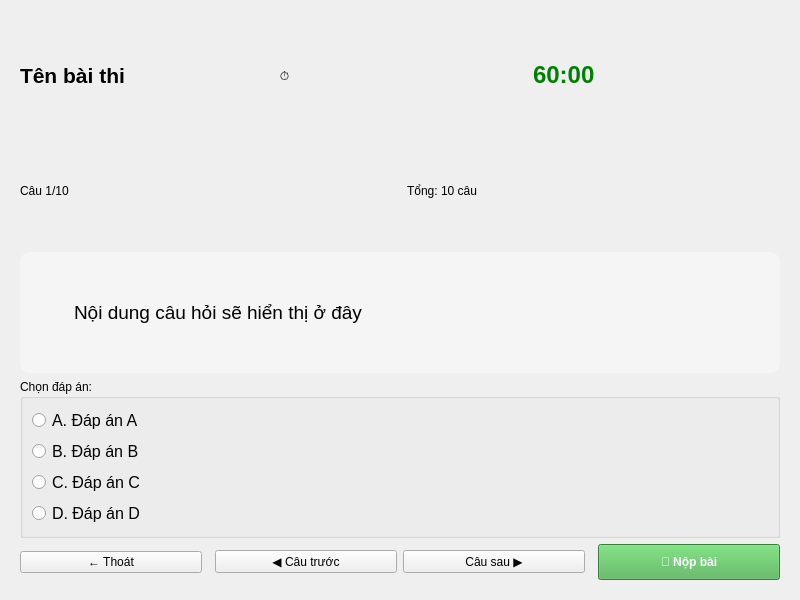
<?xml version="1.0" encoding="UTF-8"?>
<ui version="4.0">
 <class>ExamTaking</class>
 <widget class="QWidget" name="ExamTaking">
  <property name="geometry">
   <rect>
    <x>0</x>
    <y>0</y>
    <width>800</width>
    <height>600</height>
   </rect>
  </property>
  <property name="windowTitle">
   <string>Làm bài thi</string>
  </property>
  <layout class="QVBoxLayout" name="verticalLayout">
   <item>
    <widget class="QStackedWidget" name="stackedWidget">
     <property name="currentIndex">
      <number>0</number>
     </property>
     <!-- Exam Taking Widget -->
     <widget class="QWidget" name="examPage">
      <layout class="QVBoxLayout" name="examLayout">
       <!-- Header -->
       <item>
        <layout class="QHBoxLayout">
         <item>
          <widget class="QLabel" name="lblExamName">
           <property name="text">
            <string>Tên bài thi</string>
           </property>
           <property name="font">
            <font>
             <pointsize>16</pointsize>
             <bold>true</bold>
            </font>
           </property>
          </widget>
         </item>
         <item>
          <spacer>
           <property name="orientation">
            <enum>Qt::Horizontal</enum>
           </property>
          </spacer>
         </item>
         <item>
          <widget class="QLabel" name="lblTimerIcon">
           <property name="text">
            <string>⏱️</string>
           </property>
          </widget>
         </item>
         <item>
          <widget class="QLabel" name="lblTimer">
           <property name="text">
            <string>60:00</string>
           </property>
           <property name="font">
            <font>
             <pointsize>18</pointsize>
             <bold>true</bold>
            </font>
           </property>
           <property name="styleSheet">
            <string>color: green;</string>
           </property>
          </widget>
         </item>
        </layout>
       </item>
       <!-- Progress -->
       <item>
        <layout class="QHBoxLayout">
         <item>
          <widget class="QLabel" name="lblQuestionNumber">
           <property name="text">
            <string>Câu 1/10</string>
           </property>
          </widget>
         </item>
         <item>
          <spacer>
           <property name="orientation">
            <enum>Qt::Horizontal</enum>
           </property>
          </spacer>
         </item>
         <item>
          <widget class="QLabel" name="lblTotalQuestions">
           <property name="text">
            <string>Tổng: 10 câu</string>
           </property>
          </widget>
         </item>
        </layout>
       </item>
       <!-- Question Content -->
       <item>
        <widget class="QFrame" name="questionFrame">
         <property name="frameShape">
          <enum>QFrame::StyledPanel</enum>
         </property>
         <property name="styleSheet">
          <string>background-color: #f5f5f5; padding: 20px; border-radius: 10px;</string>
         </property>
         <layout class="QVBoxLayout">
          <item>
           <widget class="QLabel" name="lblQuestionContent">
            <property name="text">
             <string>Nội dung câu hỏi sẽ hiển thị ở đây</string>
            </property>
            <property name="wordWrap">
             <bool>true</bool>
            </property>
            <property name="font">
             <font>
              <pointsize>14</pointsize>
             </font>
            </property>
           </widget>
          </item>
         </layout>
        </widget>
       </item>
       <!-- Answer Options -->
       <item>
        <widget class="QGroupBox" name="answersGroup">
         <property name="title">
          <string>Chọn đáp án:</string>
         </property>
         <layout class="QVBoxLayout">
          <item>
           <widget class="QRadioButton" name="radioA">
            <property name="text">
             <string>A. Đáp án A</string>
            </property>
            <property name="font">
             <font>
              <pointsize>12</pointsize>
             </font>
            </property>
           </widget>
          </item>
          <item>
           <widget class="QRadioButton" name="radioB">
            <property name="text">
             <string>B. Đáp án B</string>
            </property>
            <property name="font">
             <font>
              <pointsize>12</pointsize>
             </font>
            </property>
           </widget>
          </item>
          <item>
           <widget class="QRadioButton" name="radioC">
            <property name="text">
             <string>C. Đáp án C</string>
            </property>
            <property name="font">
             <font>
              <pointsize>12</pointsize>
             </font>
            </property>
           </widget>
          </item>
          <item>
           <widget class="QRadioButton" name="radioD">
            <property name="text">
             <string>D. Đáp án D</string>
            </property>
            <property name="font">
             <font>
              <pointsize>12</pointsize>
             </font>
            </property>
           </widget>
          </item>
         </layout>
        </widget>
       </item>
       <!-- Navigation -->
       <item>
        <layout class="QHBoxLayout">
         <item>
          <widget class="QPushButton" name="btnBack">
           <property name="text">
            <string>← Thoát</string>
           </property>
          </widget>
         </item>
         <item>
          <spacer>
           <property name="orientation">
            <enum>Qt::Horizontal</enum>
           </property>
          </spacer>
         </item>
         <item>
          <widget class="QPushButton" name="btnPrevious">
           <property name="text">
            <string>◀ Câu trước</string>
           </property>
          </widget>
         </item>
         <item>
          <widget class="QPushButton" name="btnNext">
           <property name="text">
            <string>Câu sau ▶</string>
           </property>
          </widget>
         </item>
         <item>
          <spacer>
           <property name="orientation">
            <enum>Qt::Horizontal</enum>
           </property>
          </spacer>
         </item>
         <item>
          <widget class="QPushButton" name="btnSubmit">
           <property name="text">
            <string>📝 Nộp bài</string>
           </property>
           <property name="styleSheet">
            <string>background-color: #4CAF50; color: white; font-weight: bold; padding: 10px 20px;</string>
           </property>
          </widget>
         </item>
        </layout>
       </item>
      </layout>
     </widget>
     <!-- Result Widget -->
     <widget class="QWidget" name="resultPage">
      <layout class="QVBoxLayout" name="resultLayout">
       <item>
        <spacer>
         <property name="orientation">
          <enum>Qt::Vertical</enum>
         </property>
        </spacer>
       </item>
       <item>
        <widget class="QLabel" name="lblResultTitle">
         <property name="text">
          <string>🎉 Kết quả bài thi</string>
         </property>
         <property name="alignment">
          <set>Qt::AlignCenter</set>
         </property>
         <property name="font">
          <font>
           <pointsize>24</pointsize>
           <bold>true</bold>
          </font>
         </property>
        </widget>
       </item>
       <item>
        <widget class="QLabel" name="lblResultScore">
         <property name="text">
          <string>85.5 điểm</string>
         </property>
         <property name="alignment">
          <set>Qt::AlignCenter</set>
         </property>
         <property name="font">
          <font>
           <pointsize>48</pointsize>
           <bold>true</bold>
          </font>
         </property>
         <property name="styleSheet">
          <string>color: #4CAF50;</string>
         </property>
        </widget>
       </item>
       <item>
        <widget class="QLabel" name="lblResultDetail">
         <property name="text">
          <string>Số câu đúng: 8/10</string>
         </property>
         <property name="alignment">
          <set>Qt::AlignCenter</set>
         </property>
         <property name="font">
          <font>
           <pointsize>16</pointsize>
          </font>
         </property>
        </widget>
       </item>
       <item>
        <widget class="QTextEdit" name="textResultDetails">
         <property name="readOnly">
          <bool>true</bool>
         </property>
         <property name="placeholderText">
          <string>Chi tiết kết quả...</string>
         </property>
        </widget>
       </item>
       <item>
        <widget class="QPushButton" name="btnBackToList">
         <property name="text">
          <string>← Quay lại danh sách</string>
         </property>
        </widget>
       </item>
       <item>
        <spacer>
         <property name="orientation">
          <enum>Qt::Vertical</enum>
         </property>
        </spacer>
       </item>
      </layout>
     </widget>
    </widget>
   </item>
  </layout>
 </widget>
 <resources/>
 <connections>
  <connection>
   <sender>btnBackToList</sender>
   <signal>clicked()</signal>
   <receiver>ExamTaking</receiver>
   <slot>backToExamList()</slot>
  </connection>
 </connections>
 <slots>
  <slot>backToExamList()</slot>
 </slots>
</ui>
